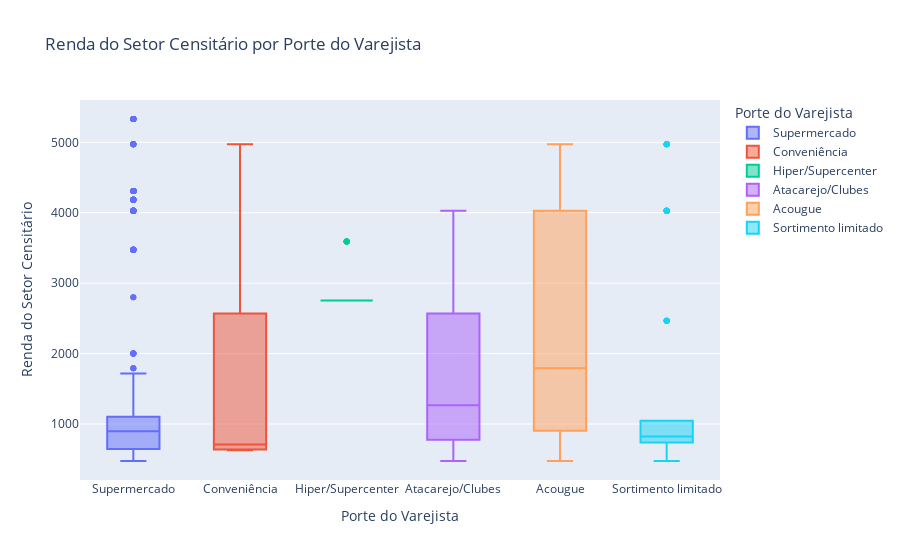

Source (notebook cell):
### Markdown cell above
> - Açougue: A maioria dos produtos são minimamente processados, com uma menor proporção de produtos processados e ultraprocessados.
> 
> - Atacarejo/Clubes: Predominância de produtos minimamente processados, com poucas opções processadas e ultraprocessadas.
> 
> - Conveniência: Todos os produtos são ultraprocessados.
> 
> - Hiper/Supercenter: A maioria dos produtos são minimamente processados, com algumas opções ultraprocessadas.
> 
> - Sortimento Limitado: Principalmente produtos minimamente processados, com uma pequena proporção de produtos ultraprocessados.
> 
> - Supermercado: Uma distribuição mais equilibrada entre produtos minimamente processados e ultraprocessados, com poucos produtos processados.

### Code cell
# Análise da renda do setor censitário por porte do varejista

fig = px.box(df, x='porte_loja', y='renda_setor',
             title='Renda do Setor Censitário por Porte do Varejista',
             labels={'porte_loja': 'Porte do Varejista', 'renda_setor': 'Renda do Setor Censitário'},
             color='porte_loja')
fig.show()

### Figure 1 — Plotly figure (JSON) as saved in the notebook; plotly's stock layout.template omitted (floating-point values rounded to 4 significant figures; data arrays with more than 128 entries replaced by an {"elided": "..."} marker saying what was removed)
{"data": [{"alignmentgroup": "True", "hovertemplate": "Porte do Varejista=%{x}<br>Renda do Setor Censitário=%{y}<extra></extra>", "legendgroup": "Supermercado", "marker": {"color": "#636efa"}, "name": "Supermercado", "notched": false, "offsetgroup": "Supermercado", "orientation": "v", "showlegend": true, "type": "box", "x": {"elided": "1214 str values"}, "x0": " ", "xaxis": "x", "y": {"elided": "1214 float values"}, "y0": " ", "yaxis": "y"}, {"alignmentgroup": "True", "hovertemplate": "Porte do Varejista=%{x}<br>Renda do Setor Censitário=%{y}<extra></extra>", "legendgroup": "Conveniência", "marker": {"color": "#EF553B"}, "name": "Conveniência", "notched": false, "offsetgroup": "Conveniência", "orientation": "v", "showlegend": true, "type": "box", "x": ["Conveniência", "Conveniência", "Conveniência", "Conveniência", "Conveniência", "Conveniência", "Conveniência", "Conveniência", "Conveniência", "Conveniência", "Conveniência", "Conveniência", "Conveniência", "Conveniência", "Conveniência", "Conveniência", "Conveniência", "Conveniência", "Conveniência", "Conveniência", "Conveniência", "Conveniência", "Conveniência", "Conveniência", "Conveniência", "Conveniência", "Conveniência", "Conveniência", "Conveniência", "Conveniência", "Conveniência", "Conveniência", "Conveniência", "Conveniência", "Conveniência", "Conveniência", "Conveniência", "Conveniência", "Conveniência", "Conveniência", "Conveniência", "Conveniência", "Conveniência", "Conveniência", "Conveniência", "Conveniência", "Conveniência", "Conveniência", "Conveniência", "Conveniência", "Conveniência", "Conveniência", "Conveniência", "Conveniência", "Conveniência", "Conveniência", "Conveniência", "Conveniência", "Conveniência", "Conveniência", "Conveniência", "Conveniência", "Conveniência", "Conveniência"], "x0": " ", "xaxis": "x", "y": [628.3, null, 4974.0, 4974.0, 4974.0, 4974.0, 4030.0, 4030.0, 4030.0, 4030.0, 4030.0, 4030.0, 1317.0, 1317.0, 1317.0, 1317.0, 1317.0, 645.3, 645.3, 645.3, 645.3, 645.3, 645.3, 645.3, 645.3, 645.3, 645.3, 707.0, 707.0, 707.0, 707.0, 707.0, 707.0, 635.9, 635.9, 635.9, 635.9, 635.9, 635.9, 635.9, 635.9, 635.9, 635.9, 635.9, 635.9, 635.9, 635.9, 635.9, 635.9, 2569.0, 2569.0, 2569.0, 2569.0, 2569.0, 2569.0, 2569.0, 2569.0, 2569.0, 2569.0, 2569.0, 2569.0, 2569.0, 2569.0, 643.9], "y0": " ", "yaxis": "y"}, {"alignmentgroup": "True", "hovertemplate": "Porte do Varejista=%{x}<br>Renda do Setor Censitário=%{y}<extra></extra>", "legendgroup": "Hiper/Supercenter", "marker": {"color": "#00cc96"}, "name": "Hiper/Supercenter", "notched": false, "offsetgroup": "Hiper/Supercenter", "orientation": "v", "showlegend": true, "type": "box", "x": ["Hiper/Supercenter", "Hiper/Supercenter", "Hiper/Supercenter", "Hiper/Supercenter", "Hiper/Supercenter", "Hiper/Supercenter", "Hiper/Supercenter", "Hiper/Supercenter", "Hiper/Supercenter", "Hiper/Supercenter", "Hiper/Supercenter", "Hiper/Supercenter", "Hiper/Supercenter", "Hiper/Supercenter", "Hiper/Supercenter", "Hiper/Supercenter", "Hiper/Supercenter", "Hiper/Supercenter", "Hiper/Supercenter", "Hiper/Supercenter", "Hiper/Supercenter", "Hiper/Supercenter", "Hiper/Supercenter", "Hiper/Supercenter", "Hiper/Supercenter", "Hiper/Supercenter", "Hiper/Supercenter", "Hiper/Supercenter", "Hiper/Supercenter", "Hiper/Supercenter", "Hiper/Supercenter", "Hiper/Supercenter", "Hiper/Supercenter"], "x0": " ", "xaxis": "x", "y": [2754.0, 2754.0, 2754.0, 2754.0, 2754.0, 2754.0, 2754.0, 2754.0, 2754.0, 2754.0, 2754.0, 2754.0, 2754.0, 2754.0, 2754.0, 2754.0, 2754.0, 2754.0, 2754.0, 2754.0, 2754.0, 2754.0, 2754.0, 2754.0, 2754.0, 2754.0, 2754.0, 3591.0, 3591.0, 3591.0, 3591.0, 3591.0, 3591.0], "y0": " ", "yaxis": "y"}, {"alignmentgroup": "True", "hovertemplate": "Porte do Varejista=%{x}<br>Renda do Setor Censitário=%{y}<extra></extra>", "legendgroup": "Atacarejo/Clubes", "marker": {"color": "#ab63fa"}, "name": "Atacarejo/Clubes", "notched": false, "offsetgroup": "Atacarejo/Clubes", "orientation": "v", "showlegend": true, "type": "box", "x": {"elided": "648 str values"}, "x0": " ", "xaxis": "x", "y": {"elided": "648 float values"}, "y0": " ", "yaxis": "y"}, {"alignmentgroup": "True", "hovertemplate": "Porte do Varejista=%{x}<br>Renda do Setor Censitário=%{y}<extra></extra>", "legendgroup": "Acougue", "marker": {"color": "#FFA15A"}, "name": "Acougue", "notched": false, "offsetgroup": "Acougue", "orientation": "v", "showlegend": true, "type": "box", "x": ["Acougue", "Acougue", "Acougue", "Acougue", "Acougue", "Acougue", "Acougue", "Acougue", "Acougue", "Acougue", "Acougue", "Acougue", "Acougue", "Acougue", "Acougue", "Acougue", "Acougue", "Acougue", "Acougue", "Acougue", "Acougue", "Acougue", "Acougue", "Acougue", "Acougue", "Acougue", "Acougue", "Acougue", "Acougue", "Acougue", "Acougue", "Acougue", "Acougue", "Acougue", "Acougue", "Acougue", "Acougue", "Acougue", "Acougue", "Acougue", "Acougue", "Acougue", "Acougue", "Acougue", "Acougue", "Acougue", "Acougue", "Acougue", "Acougue", "Acougue", "Acougue", "Acougue", "Acougue", "Acougue", "Acougue", "Acougue", "Acougue", "Acougue", "Acougue", "Acougue", "Acougue", "Acougue", "Acougue", "Acougue", "Acougue", "Acougue", "Acougue", "Acougue", "Acougue", "Acougue", "Acougue", "Acougue", "Acougue", "Acougue", "Acougue", "Acougue", "Acougue", "Acougue", "Acougue", "Acougue", "Acougue", "Acougue", "Acougue", "Acougue"], "x0": " ", "xaxis": "x", "y": [779.2, 779.2, 779.2, 779.2, 4030.0, 4030.0, 4030.0, 4030.0, 4030.0, 4030.0, 4974.0, 4974.0, 4974.0, 4030.0, 4030.0, 4030.0, 4030.0, 4030.0, 1232.0, 1232.0, 1232.0, 1232.0, 1232.0, 904.2, 904.2, 904.2, 904.2, 904.2, 904.2, 904.2, null, 1793.0, 1793.0, 1793.0, 1793.0, 1793.0, 1793.0, 1793.0, 1793.0, 1793.0, 1793.0, 1793.0, 1793.0, 1793.0, 1793.0, 1793.0, 1793.0, 1793.0, null, 904.2, 904.2, 904.2, 904.2, 904.2, 904.2, 779.2, 779.2, 779.2, 779.2, 779.2, 4186.0, 4186.0, 4186.0, 4186.0, 4186.0, 4186.0, 4186.0, 4186.0, 603.5, 1317.0, 1317.0, 474.2, 474.2, 474.2, 474.2, 474.2, 474.2, 474.2, 474.2, 2523.0, 2523.0, 2523.0, 2523.0, 2523.0], "y0": " ", "yaxis": "y"}, {"alignmentgroup": "True", "hovertemplate": "Porte do Varejista=%{x}<br>Renda do Setor Censitário=%{y}<extra></extra>", "legendgroup": "Sortimento limitado", "marker": {"color": "#19d3f3"}, "name": "Sortimento limitado", "notched": false, "offsetgroup": "Sortimento limitado", "orientation": "v", "showlegend": true, "type": "box", "x": {"elided": "154 str values"}, "x0": " ", "xaxis": "x", "y": {"elided": "154 float values"}, "y0": " ", "yaxis": "y"}], "layout": {"boxmode": "overlay", "legend": {"title": {"text": "Porte do Varejista"}, "tracegroupgap": 0}, "title": {"text": "Renda do Setor Censitário por Porte do Varejista"}, "xaxis": {"anchor": "y", "categoryarray": ["Supermercado", "Conveniência", "Hiper/Supercenter", "Atacarejo/Clubes", "Acougue", "Sortimento limitado"], "categoryorder": "array", "domain": [0, 1], "title": {"text": "Porte do Varejista"}}, "yaxis": {"anchor": "x", "domain": [0, 1], "title": {"text": "Renda do Setor Censitário"}}}}
